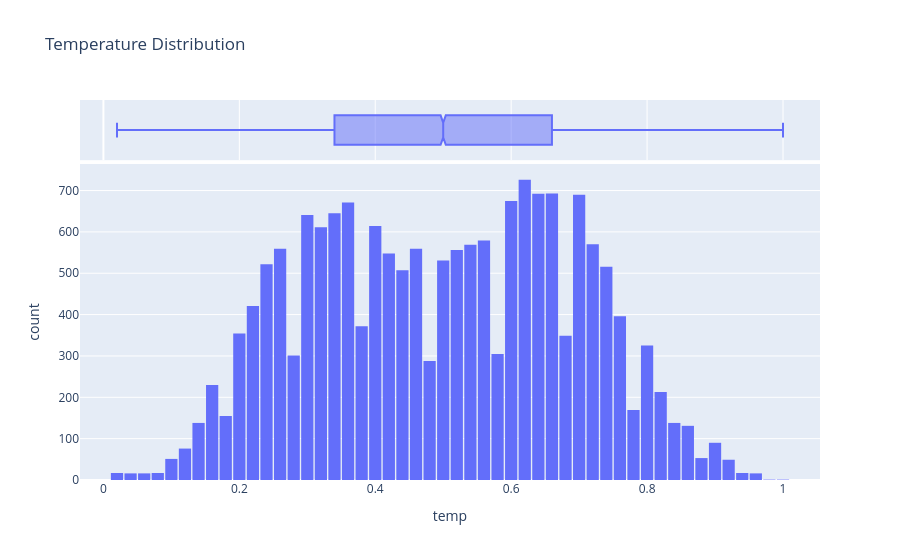

The notebook cell this image was saved under:
### Markdown cell above
* Most bike rental counts are quite low, and only a smaller number of records have very high rental counts.
* This shows that the target column `cnt` is not evenly spread out. 
* It is useful to check this because `cnt` is the value the model is trying to predict.

### Code cell
# display distribution of temperature in a histogram
fig = px.histogram(
    df,
    x='temp',
    marginal='box',
    title='Temperature Distribution'
)
fig.update_layout(bargap=0.1)
fig.show()

### Figure 1 — Plotly figure (JSON) as saved in the notebook; plotly's stock layout.template omitted (floating-point values rounded to 4 significant figures; data arrays with more than 128 entries replaced by an {"elided": "..."} marker saying what was removed)
{"data": [{"bingroup": "x", "hovertemplate": "temp=%{x}<br>count=%{y}<extra></extra>", "legendgroup": "", "marker": {"color": "#636efa", "pattern": {"shape": ""}}, "name": "", "orientation": "v", "showlegend": false, "type": "histogram", "x": {"elided": "17379 float values"}, "xaxis": "x", "yaxis": "y"}, {"hovertemplate": "temp=%{x}<extra></extra>", "legendgroup": "", "marker": {"color": "#636efa"}, "name": "", "notched": true, "showlegend": false, "type": "box", "x": {"elided": "17379 float values"}, "xaxis": "x2", "yaxis": "y2"}], "layout": {"bargap": 0.1, "barmode": "relative", "legend": {"tracegroupgap": 0}, "title": {"text": "Temperature Distribution"}, "xaxis": {"anchor": "y", "domain": [0, 1], "title": {"text": "temp"}}, "xaxis2": {"anchor": "y2", "domain": [0, 1], "matches": "x", "showgrid": true, "showticklabels": false}, "yaxis": {"anchor": "x", "domain": [0, 0.8316], "title": {"text": "count"}}, "yaxis2": {"anchor": "x2", "domain": [0.8416, 1], "matches": "y2", "showgrid": false, "showline": false, "showticklabels": false, "ticks": ""}}}
